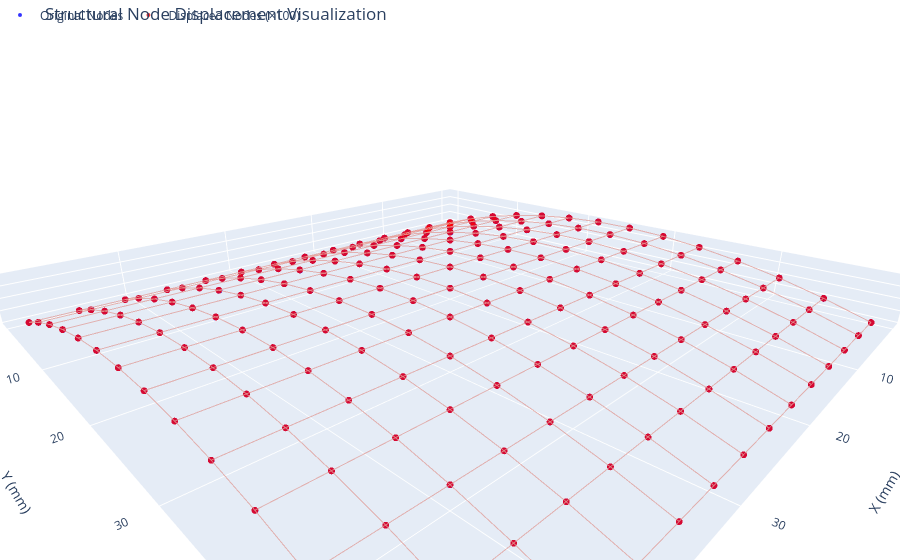

Write notebook code for a chart like this one.
### Code cell
import plotly.graph_objects as go
import numpy as np

displaced_coords = new_node_coords + displacement_output[:, :3] * 100


fig = go.Figure()


fig.add_trace(go.Scatter3d(
    x=new_node_coords[:, 0],
    y=new_node_coords[:, 1],
    z=new_node_coords[:, 2],
    mode='markers',
    marker=dict(size=4, color='blue', opacity=0.8),
    name='Original Nodes'
))


fig.add_trace(go.Scatter3d(
    x=displaced_coords[:, 0],
    y=displaced_coords[:, 1],
    z=displaced_coords[:, 2],
    mode='markers',
    marker=dict(size=4, color='red', opacity=0.8),
    name='Displaced Nodes (×100)'
))


for (i, j) in connectivity:
    fig.add_trace(go.Scatter3d(
        x=[new_node_coords[i-1, 0], new_node_coords[j-1, 0]],
        y=[new_node_coords[i-1, 1], new_node_coords[j-1, 1]],
        z=[new_node_coords[i-1, 2], new_node_coords[j-1, 2]],
        mode='lines',
        line=dict(color='lightblue', width=2),
        opacity=0.5,
        showlegend=False
    ))


for (i, j) in connectivity:
    fig.add_trace(go.Scatter3d(
        x=[displaced_coords[i-1, 0], displaced_coords[j-1, 0]],
        y=[displaced_coords[i-1, 1], displaced_coords[j-1, 1]],
        z=[displaced_coords[i-1, 2], displaced_coords[j-1, 2]],
        mode='lines',
        line=dict(color='salmon', width=2),
        opacity=0.5,
        showlegend=False
    ))


for i in range(len(new_node_coords)):
    fig.add_trace(go.Scatter3d(
        x=[new_node_coords[i, 0], displaced_coords[i, 0]],
        y=[new_node_coords[i, 1], displaced_coords[i, 1]],
        z=[new_node_coords[i, 2], displaced_coords[i, 2]],
        mode='lines',
        line=dict(color='gray', width=1, dash='dot'),
        showlegend=False
    ))


fig.update_layout(
    title='Structural Node Displacement Visualization',
    scene=dict(
        xaxis_title='X (mm)',
        yaxis_title='Y (mm)',
        zaxis_title='Z (mm)',
        aspectmode='data',
        camera=dict(eye=dict(x=1.5, y=1.5, z=0.8))  
    ),
    margin=dict(l=0, r=0, b=0, t=40),
    legend=dict(orientation="h", yanchor="bottom", y=1.02)
)


fig.show()
